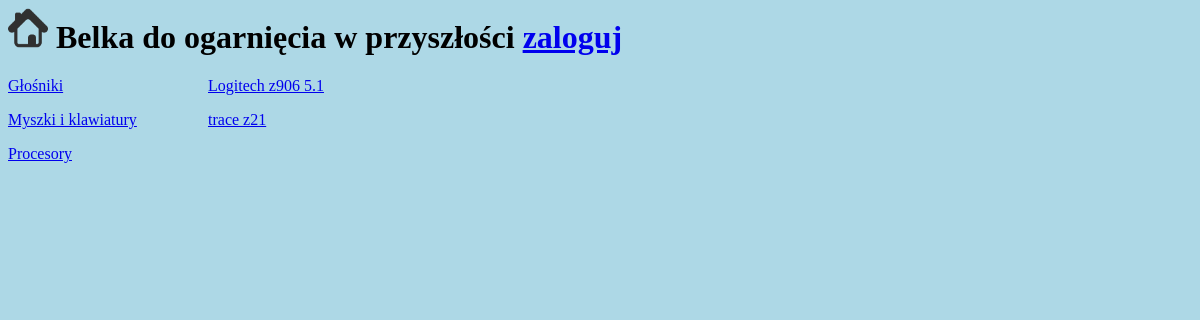
The app's page /category/1/, older data.
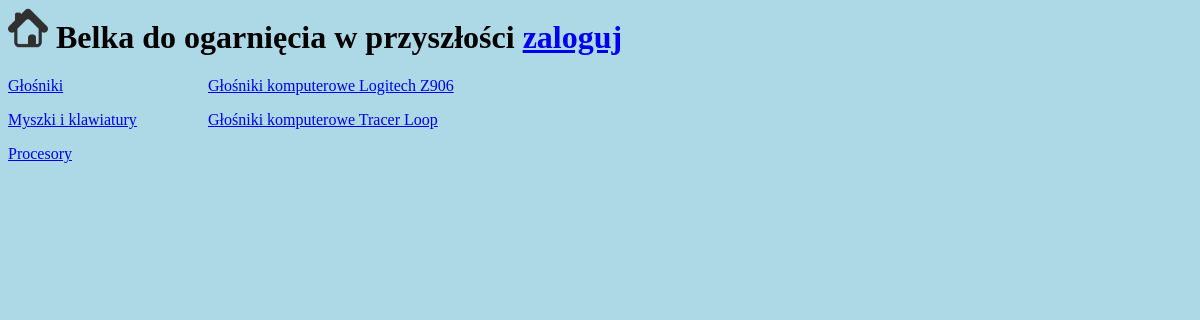
The same page, newer data.
### Products/models.py (models this page shows, shortened)
class Products(models.Model):
    def url(self, filename):
        return os.path.join('images/', filename)
    category = models.ForeignKey(Category, on_delete=models.CASCADE, null=True)
    producer = models.ForeignKey(Producer, on_delete=models.CASCADE, null=True)
    title = models.CharField(max_length=100)
    description = models.TextField(blank=True)
    price = models.DecimalField(max_digits=12, decimal_places=2)
    image = models.ImageField(upload_to=url,null=True)
    class Meta:
        verbose_name = 'Produkt'
        verbose_name_plural = 'Produkty'

### Products/views.py (the view)
# urls.py: path('category/<int:pk>/', views.CategoryView.as_view(), name='Category'),
class CategoryView(generic.DetailView):
    model = Category
    template_name = 'Products/Category.html'
    context_object_name = 'category'
    def get_context_data(self, **kwargs):
        context = super().get_context_data(**kwargs)
        context['category_list'] = Category.objects.all()
        context['product_in_cat'] = Products.objects.filter(category_id=self.object.id)
        return context

### Products/templates/Products/Category.html
{% extends 'Products/Main.html' %}
{% block category %}
 {% for product in product_in_cat %}
            <a href="{% url 'Products:Product' product.id %}">{{ product.title }}</a></p>
        {% endfor %}
{% endblock %}

Row changes from the older to the newer data that the page shows:
changed Products: title "Logitech z906 5.1" → "Głośniki komputerowe Logitech Z906"
changed Products: title "trace z21" → "Głośniki komputerowe Tracer Loop"
